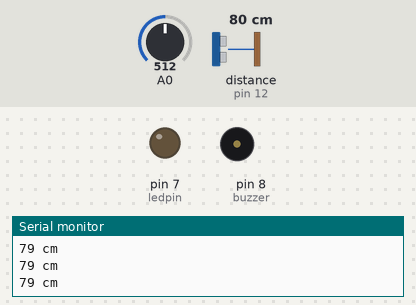
A sketch run on a simulated Arduino Uno, built with avr-gcc and run on an emulated ATmega328P. Shown: output pins drawn as LEDs (lit = HIGH), buzzer (waves = sounding), the last lines printed to the serial monitor. Wiring (inferred from the names in the program): ultrasonic range finder: trigger pin 13; echo pin 12. The test bench sets the inputs (shaded band); at power-on: distance to the obstacle (sensor on pin 12) 80 cm, A0 = 512. The echo pulse lasts 58.3 µs per cm; pins used as bus, display or sensor lines are not drawn.

Above: at 1.2 s.
1.3 s: distance to the obstacle (sensor on pin 12) set to 17 cm
4.3 s: distance to the obstacle (sensor on pin 12) set to 14 cm
At 5.1 s:
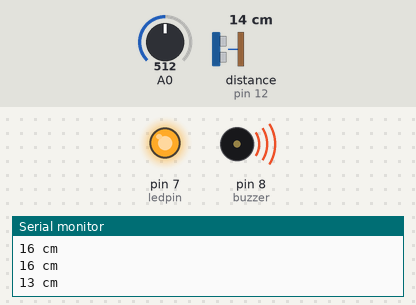
7.3 s: distance to the obstacle (sensor on pin 12) set to 120 cm
At 7.6 s:
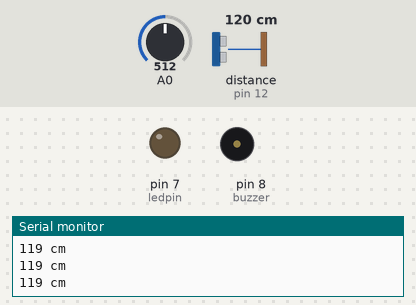
8.8 s: A0 set to 551
11.8 s: A0 set to 572
14.8 s: distance to the obstacle (sensor on pin 12) set to 2 cm
At 15.5 s:
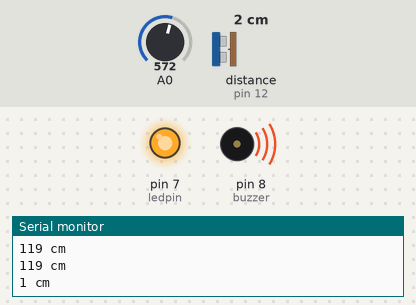
Timing chart, 0 to 17.8 s (numbered marks = the images above; inputs shaded):
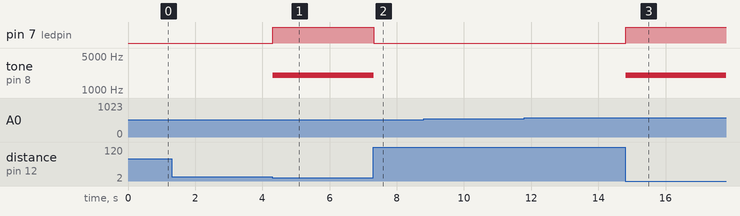

Measured:
- the behaviour switches between 16 and 15 cm on distance to the obstacle (sensor on pin 12) (found by bisection; images 0 and 1)
- after the input at 4.3 s, pin 7 (ledpin): LOW → HIGH at once; tone on pin 8 (buzzer): silent → 2000 Hz at once
- after the input at 7.3 s, pin 7 (ledpin): HIGH → LOW at once; tone on pin 8 (buzzer): 2000 Hz → silent at once
- after the input at 14.8 s, pin 7 (ledpin): LOW → HIGH at once; tone on pin 8 (buzzer): silent → 2000 Hz at once

The sketch:

NoiseUltrasonicSensingBuzzerLED.ino
```cpp
int currentValue;
int maxValue;
int minValue;
unsigned long timer;
int sampleSpan = 200;  // Amount in milliseconds to sample data
int volume;            // this roughly goes from 0 to 700
int ledpin = 7;

const int buzzer = 8;

#define trigPin 13
#define echoPin 12

void setup() {
  Serial.begin(9600);
  pinMode(ledpin, OUTPUT);

  pinMode(buzzer, OUTPUT);

  pinMode(trigPin, OUTPUT);
  pinMode(echoPin, INPUT);

  resetValues();
}

void loop() {
  // Code For Sensing Sound
  currentValue = analogRead(A0);

  if (currentValue < minValue) {
    minValue = currentValue;
  }
  if (currentValue > maxValue) {
    maxValue = currentValue;
  }

  if (millis() - timer >= sampleSpan) {
    volume = maxValue - minValue;
    Serial.print("Volume : ");
    Serial.println(volume);
    resetValues();
  }

  // I arbitrarily select 100 as the value above which the
  //microphone is picking a loud noise.
  if (volume > 50) {
    // Serial.println("Loud");
    digitalWrite(ledpin, HIGH);
    tone(buzzer, 2000);  // Send 1KHz sound signal...
    delay(1000);         // ...for 1 sec
    noTone(buzzer);      // Stop sound...
  } else {
    // Serial.println("Quiet");
    digitalWrite(ledpin, LOW);
    noTone(buzzer);  // Stop sound...
  }

  sensingDistance();
}

void resetValues() {
  maxValue = 0;
  minValue = 1024;
  timer = millis();
}

void sensingDistance() {
  // Code For Sensing Distance
  long duration, distance;
  digitalWrite(trigPin, LOW);
  // delayMicroseconds(2);
  digitalWrite(trigPin, HIGH);
  // delayMicroseconds(2);
  digitalWrite(trigPin, LOW);
  duration = pulseIn(echoPin, HIGH);
  distance = (duration / 2) / 29.1;

  Serial.print(distance);
  Serial.println(" cm");

  if (distance < 15 && distance != 0) {
    digitalWrite(ledpin, HIGH);
    tone(buzzer, 2000);  // Send 1KHz sound signal...
    delay(1000);         // ...for 1 sec
    noTone(buzzer);      // Stop sound...
  } else {
    digitalWrite(ledpin, LOW);
    noTone(buzzer);  // Stop sound...
  }
  // delay(500);
  // delayMicroseconds(2);
}
```
